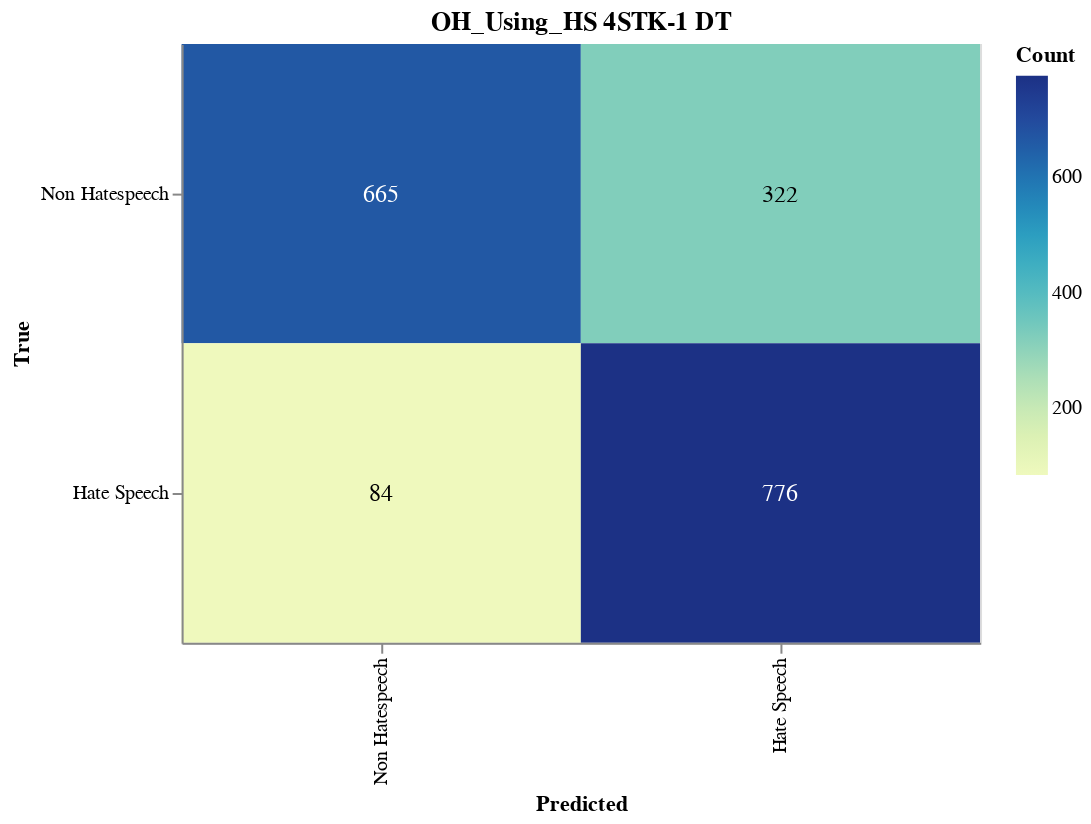

This figure's notebook cell:
### Markdown cell above
#### Save CM

### Code cell
import altair as alt
import altair_saver
import pandas as pd
from sklearn.metrics import confusion_matrix

# Calculate the confusion matrix
cm = confusion_matrix(y_val, adjusted_predictions)

# Define class names
class_names = ['Non Hatespeech', 'Hate Speech']

# Convert confusion matrix to DataFrame
cm_df = pd.DataFrame(cm, index=class_names, columns=class_names).reset_index().melt(id_vars='index')
cm_df.columns = ['True', 'Predicted', 'Count']

# Ensure the order of categories
cm_df['True'] = pd.Categorical(cm_df['True'], categories=class_names, ordered=True)
cm_df['Predicted'] = pd.Categorical(cm_df['Predicted'], categories=class_names, ordered=True)

# Create the Altair plot
heatmap = alt.Chart(cm_df).mark_rect().encode(
    x=alt.X('Predicted:O', sort=class_names),
    y=alt.Y('True:O', sort=class_names),
    color='Count:Q',
    tooltip=['True', 'Predicted', 'Count']
).properties(
    width=400,
    height=300,
    title='OH_Using_HS 4STK-1 DT'
)

# Add text labels
text = heatmap.mark_text(
    align='center',
    baseline='middle',
    fontSize=12
).encode(
    text='Count:Q',
    color=alt.condition(
        alt.datum.Count > cm.max() / 2,
        alt.value('white'),
        alt.value('black')
    )
)

# Combine heatmap and text
final_chart = heatmap + text

# Display the plot
final_chart.show()

### Figure 1 — Vega-Lite specification as saved in the notebook (floating-point values rounded to 4 significant figures)
{"config": {"view": {"continuousWidth": 300, "continuousHeight": 300}}, "layer": [{"mark": {"type": "rect"}, "encoding": {"color": {"field": "Count", "type": "quantitative"}, "tooltip": [{"field": "True", "type": "ordinal"}, {"field": "Predicted", "type": "ordinal"}, {"field": "Count", "type": "quantitative"}], "x": {"field": "Predicted", "sort": ["Non Hatespeech", "Hate Speech"], "type": "ordinal"}, "y": {"field": "True", "sort": ["Non Hatespeech", "Hate Speech"], "type": "ordinal"}}, "title": "OH_Using_HS 4STK-1 DT"}, {"mark": {"type": "text", "align": "center", "baseline": "middle", "fontSize": 12}, "encoding": {"color": {"condition": {"test": "(datum.Count > 388.0)", "value": "white"}, "value": "black"}, "text": {"field": "Count", "type": "quantitative"}, "tooltip": [{"field": "True", "type": "ordinal"}, {"field": "Predicted", "type": "ordinal"}, {"field": "Count", "type": "quantitative"}], "x": {"field": "Predicted", "sort": ["Non Hatespeech", "Hate Speech"], "type": "ordinal"}, "y": {"field": "True", "sort": ["Non Hatespeech", "Hate Speech"], "type": "ordinal"}}, "title": "OH_Using_HS 4STK-1 DT"}], "data": {"name": "data-ac83426bdbf5c6885619c9154339a208"}, "height": 300, "width": 400, "$schema": "https://vega.github.io/schema/vega-lite/v5.17.0.json", "datasets": {"data-ac83426bdbf5c6885619c9154339a208": [{"True": "Non Hatespeech", "Predicted": "Non Hatespeech", "Count": 665}, {"True": "Hate Speech", "Predicted": "Non Hatespeech", "Count": 84}, {"True": "Non Hatespeech", "Predicted": "Hate Speech", "Count": 322}, {"True": "Hate Speech", "Predicted": "Hate Speech", "Count": 776}]}}
